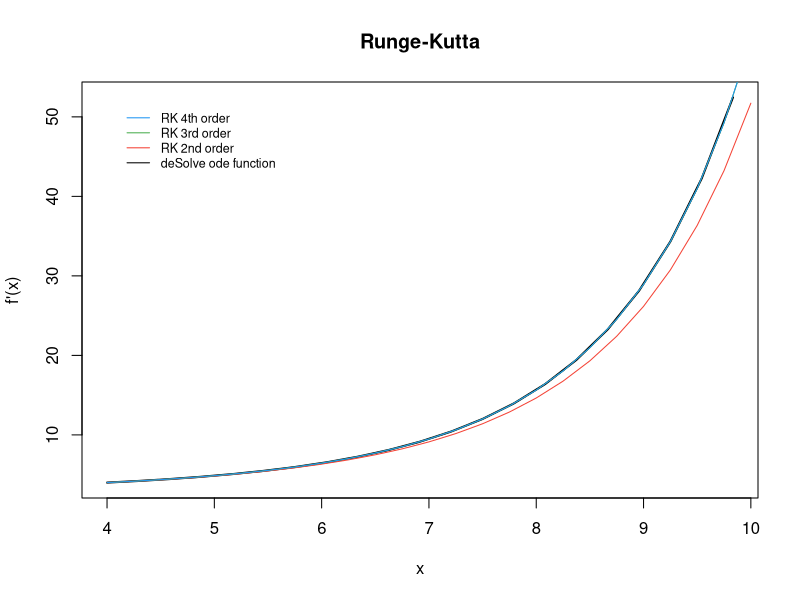
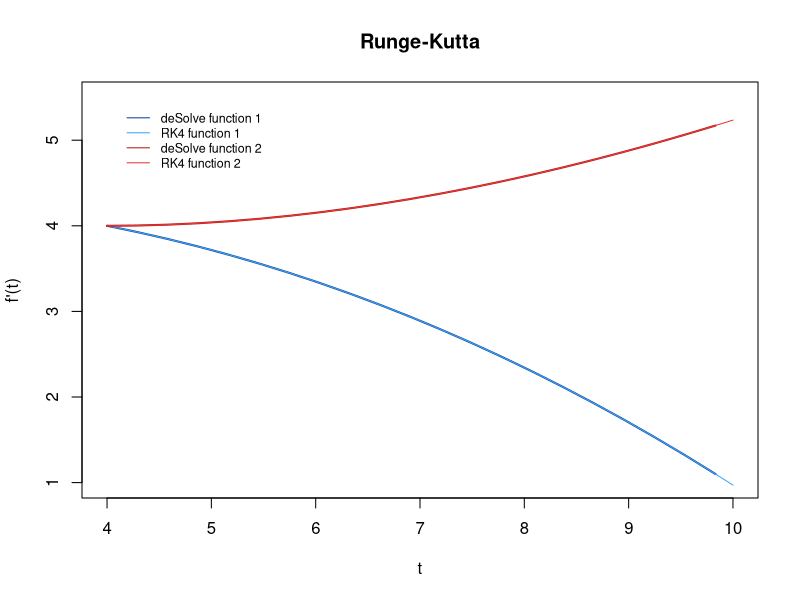
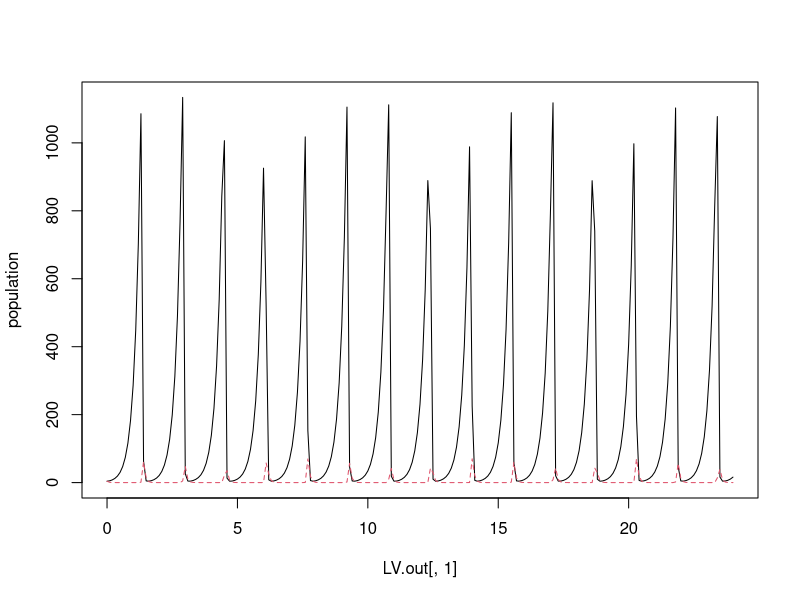
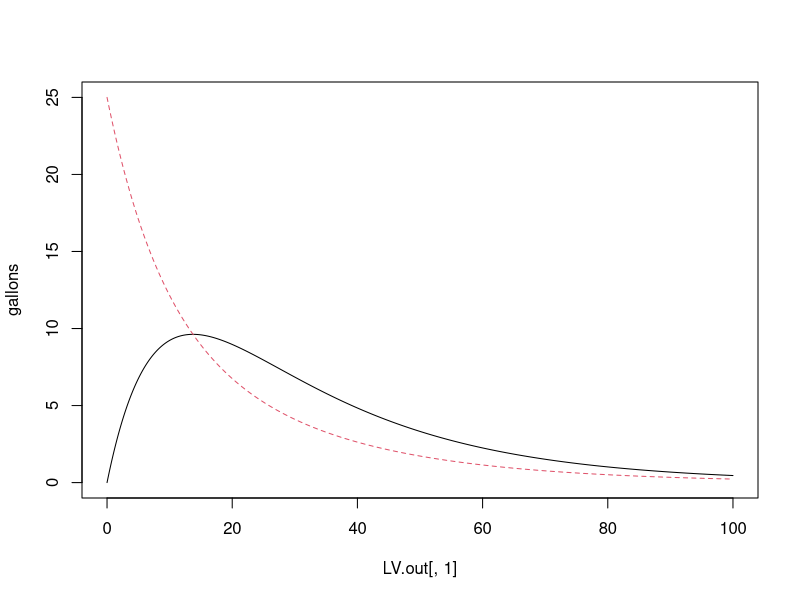

Source code (R) for these figures, in order:
#*******************************************************************************
#* AUTHOR(S) :
#*     Bruno Gonzalez Soria          (A01169284)
#*     Antonio Osamu Katagiri Tanaka (A01212611)
#*
#* FILENAME :
#*     MidtermExam.R
#*
#* DESCRIPTION :
#*     Simulations (Ene 19 Gpo 1)
#*     Midterm Evaluation
#*
#* NOTES :
#*     -
#*
#* START DATE :
#*     20 Mar 2019
#*******************************************************************************
################################################################################
# Second section (40 points)
# Algorithm Coding. All algorithms must be coded by yourself. The only libraries accepted for this part are the ones that already come with the R language. Do not use any package that already have the algorithm coded. Also, the code must be commented with the instructions to use your code and at least one function to demonstrate its functionality. It is recommended to do a flow chart to explain the logic of the algorithm.

#-------------------------------------------------------------------------------
#c) Runge-Kutta. The algorithm will receive an ODE, initial values for x and y, the step size and the upper bound. The output will be the plot of the second, third and fourth order RK approximations. To demonstrate the functionality of your code, use the analytical answer of the ODE to compare all the approximations (30 points)

rm(list = ls(all = TRUE)) # Delete workspace
graphics.off() # Clear plots
cat("\014") # Clear console

# -----

# Runge-Kutta - 2nd order
rungeKutta2 <- function(funct, x0, y0, x1, n) {
  f <- function(xx, yy) {
    return(eval(parse(text = funct), envir = list(x = xx, y = yy)))
  }
  
  vx <- double(n + 1)
  vy <- double(n + 1)
  vx[1] <- x <- x0
  vy[1] <- y <- y0
  h <- (x1 - x0) / n
  for (i in 1:n) {
    # from http://campus.usal.es/~mpg/Personales/PersonalMAGL/Docencia/MetNumTema4Teo(09-10).pdf
    k1 <- h * f(x, y)
    k2 <- h * f(x + 0.5 * h, y + 0.5 * k1)
    vx[i + 1] <- x <- x0 + i * h
    vy[i + 1] <- y <- y + (k1 + k2) / 2
  }
  return(cbind(vx, vy))
}

# -----

# Runge-Kutta - 3rd order
rungeKutta3 <- function(funct, x0, y0, x1, n) {
  f <- function(xx, yy) {
    return(eval(parse(text = funct), envir = list(x = xx, y = yy)))
  }
  
  vx <- double(n + 1)
  vy <- double(n + 1)
  vx[1] <- x <- x0
  vy[1] <- y <- y0
  h <- (x1 - x0) / n
  for (i in 1:n) {
    # from http://campus.usal.es/~mpg/Personales/PersonalMAGL/Docencia/MetNumTema4Teo(09-10).pdf
    k1 <- h * f(x, y)
    k2 <- h * f(x + 0.5 * h, y + 0.5 * k1)
    k3 <- h * f(x + h, y - k1 + 2 * k2)
    vx[i + 1] <- x <- x0 + i * h
    vy[i + 1] <- y <- y + (k1 + 4 * k2 + k3) / 6
  }
  return(cbind(vx, vy))
}

# -----

# Runge-Kutta - 4th order
rungeKutta4 <- function(funct, x0, y0, x1, n) {
  f <- function(xx, yy) {
    return(eval(parse(text = funct), envir = list(x = xx, y = yy)))
  }
  
  vx <- double(n + 1)
  vy <- double(n + 1)
  vx[1] <- x <- x0
  vy[1] <- y <- y0
  h <- (x1 - x0) / n
  for (i in 1:n) {
    # from http://campus.usal.es/~mpg/Personales/PersonalMAGL/Docencia/MetNumTema4Teo(09-10).pdf
    k1 <- h * f(x, y)
    k2 <- h * f(x + 0.5 * h, y + 0.5 * k1)
    k3 <- h * f(x + 0.5 * h, y + 0.5 * k2)
    k4 <- h * f(x + h, y + k3)
    vx[i + 1] <- x <- x0 + i * h
    vy[i + 1] <- y <- y + (k1 + 2 * k2 + 2 * k3 + k4) / 6
  }
  return(cbind(vx, vy))
}

# -----

library (deSolve)
RKPlot <- function(func, x0, y0, x1, n) {
  # Plot of the second, third and fourth order RK approximations
  #
  # Parameters
  # ----------
  # func : string
  # ODE function of two variabless
  # x0, y0 : numeric
  # initial values
  # x1 : numeric
  # upper bound
  # n : numeric
  # number of steps
  #
  # Returns
  # -------
  # void
  
  # Calculate aproxminations
  rk2 = rungeKutta2(func, x0, y0, x1, n)
  rk3 = rungeKutta3(func, x0, y0, x1, n)
  rk4 = rungeKutta4(func, x0, y0, x1, n)
  
  x2 <- rk2[, 1]
  y2 <- rk2[, 2]
  
  x3 <- rk3[, 1]
  y3 <- rk3[, 2]
  
  x4 <- rk4[, 1]
  y4 <- rk4[, 2]
  
  # Compute analytical answer of the ODE to compare all the approximations
  model <- function(x, y, parms) {
    with(as.list(c(y, parms)), {
      dy = eval(parse(text = funct), envir = list(x, y))#2*x^3 + y
      list(dy)
    })
  }
  y <- c(y = init_y)
  parms <- c()
  x <-
    seq(init_x,
        upper_bound,
        length(init_x:upper_bound) / number_of_steps)
  out <- ode(y, times = x, model, parms)
  
  # Plot
  plot(
    out,
    xlab = "x",
    ylab = "f'(x)",
    type = "l",
    main = ' Runge-Kutta ',
    col = "black",
    lwd = 2
  )
  
  lines(x2, y2, col = "#f44336")
  lines(x3, y3, col = "#4caf50")
  lines(x4, y4, col = "#2196f3")
  
  legend(
    'topleft',
    inset = .05,
    legend = c(
      "RK 4th order",
      "RK 3rd order",
      "RK 2nd order",
      "deSolve ode function"
    ),
    col = c('#2196f3', '#4caf50', '#f44336', 'black'),
    lwd = c(1),
    bty = 'n',
    cex = .75
  )
}

# -----

# ODE to be evaluated (enter it as a string):
funct = "4.5*y - 0.9*y"
funct = "-0.16*x + 0.08*x*y"
# Enter Y initial Value:
init_y = 4
# Enter X initial Value:
init_x = 4
# Enter Upper bound
upper_bound = 10
# Enter number of steps (the step size is going to be calculated calculated):
number_of_steps = 24 #length(init_x:upper_bound) * 2

# Calling the function for the solution:
RKPlot(funct, init_x, init_y, upper_bound, number_of_steps)

#-------------------------------------------------------------------------------
#d) Coupled Runge-Kutta. Modify the fourth order RK algorithm to receive two ODEs. The output will be the plot of both ODEs approximations. (10 points)

library (deSolve)
RKPlot2 <-
  function(func_1,
           func_2,
           x0,
           y0,
           x1,
           n,
           plot_ymin,
           plot_ymax) {
    # Plot of the second, third and fourth order RK approximations
    #
    # Parameters
    # ----------
    # func : string
    # ODE function of two variabless
    # x0, y0 : numeric
    # initial values
    # x1 : numeric
    # upper bound
    # n : numeric
    # number of steps
    # plot_ymin, plot_ymax : numeric
    # set the plot y-axis range
    #
    # Returns
    # -------
    # void
    
    # Calculate aproxminations
    rk4_1 = rungeKutta4(func_1, x0, y0, x1, n)
    rk4_2 = rungeKutta4(func_2, x0, y0, x1, n)
    
    x4_1 <- rk4_1[, 1]
    y4_1 <- rk4_1[, 2]
    
    x4_2 <- rk4_2[, 1]
    y4_2 <- rk4_2[, 2]
    
    # Compute analytical answer of the ODE approximations
    
    model_1 <- function(x, y, parms) {
      with(as.list(c(y, parms)), {
        dy = eval(parse(text = func_1), envir = list(x, y))#2*x^3 + y
        list(dy)
      })
    }
    y <- c(y = init_y)
    parms <- c()
    x <-
      seq(init_x,
          upper_bound,
          length(init_x:upper_bound) / number_of_steps)
    out_1 <- ode(y, times = x, model_1, parms)
    
    model_2 <- function(x, y, parms) {
      with(as.list(c(y, parms)), {
        dy = eval(parse(text = func_2), envir = list(x, y))#2*x^3 + y
        list(dy)
      })
    }
    y <- c(y = init_y)
    parms <- c()
    x <-
      seq(init_x,
          upper_bound,
          length(init_x:upper_bound) / number_of_steps)
    out_2 <- ode(y, times = x, model_2, parms)
    
    ### Plot
    
    # deSolve function 1
    plot(
      out_1,
      xlab = "t",
      ylab = "f'(t)",
      type = "l",
      main = ' Runge-Kutta ',
      col = "#0d47a1",
      # blue darken-4
      lwd = 2,
      xlim = c(init_x, upper_bound),
      ylim = c(plot_ymin, plot_ymax)
    )
    
    # RK4 function 1
    lines(x4_1, y4_1, col = "#42a5f5") # blue lighten-1
    
    # deSolve function 2
    lines(out_2, col = "#b71c1c", lwd = 2) # blue lighten-1
    
    # RK4 function 2
    lines(x4_2, y4_2, col = "#e53935") # red darken-1
    
    legend(
      'topleft',
      inset = .05,
      legend = c(
        "deSolve function 1",
        "RK4 function 1",
        "deSolve function 2",
        "RK4 function 2"
      ),
      col = c('#0d47a1', '#42a5f5', '#b71c1c', '#e53935'),
      lwd = c(1),
      bty = 'n',
      cex = .75
    )
  }

# -----

# dx_1/dt = -(2/25)x_1 + (1/50)x_2
# dx_2/dt =  (2/25)x_1 - (2/25)x_2

# ODEs to be evaluated (enter it as a string):
funct_1 = "-(2/25)*x + (1/50)*y"
funct_2 = "(2/25)*x - (2/25)*y"
# Enter Y initial Value:
init_y = 4
# Enter X initial Value:
init_x = 4
# Enter Upper bound
upper_bound = 10
# Enter number of steps (the step size is going to be calculated calculated):
number_of_steps = 24

# Calling the function for the solution:
RKPlot2(funct_1,
        funct_2,
        init_x,
        init_y,
        upper_bound,
        number_of_steps,
        1,
        5.5)

################################################################################
# Third Section (60 points)
# Applied Computing. In this section you will use your fourth-order coupled Runge-Kutta algorithm code to solve different problems. Compare your answers with the "ode" function from the "deSolve" R package. Plot your answer vs the deSolve answer. Justify if the problem is stiff or not, the chosen step size, and the time units that the step size represent (seconds, minutes, hours, days, etc).

#-------------------------------------------------------------------------------
# c) Lotka-Volterra equations / predator-prey equations. The following ODEs describe the interaction between foxes and bunnies.
#
# dx/dt = -16x + 0.08xy
# dy/dt = 4.5y - 0.9xy
#
# At the start of the model there are 4 foxes and 4 bunnies. Choose the best step size to model the first 2 years of the ecosystem (30 points)

#-------------------------------------------------------------------------------
# OUR ANSWER

# # ODEs to be evaluated (enter it as a string):
# funct_1 = "-16*x + 0.08*x*y"
# funct_2 = "4.5*y - 0.9*x*y"
# # Enter Y initial Value:
# init_y = 4
# # Enter X initial Value:
# init_x = 4
# # Enter Upper bound
# upper_bound = 24 # 2 yrs = 24 months
# # Enter number of steps (the step size is going to be calculated calculated):
# number_of_steps = 1700
# 
# # Calling the function for the solution:
# RKPlot2(funct_1,
#         funct_2,
#         init_x,
#         init_y,
#         upper_bound,
#         number_of_steps,
#         -10000,
#         3000)

#-------------------------------------------------------------------------------
# THE deSolve ANSWER

library(deSolve)
library(lattice)

# P -> x ; N -> y

predpreyLV <- function(t, y, p) {
  N <- y[1]
  P <- y[2]
  with(as.list(p), {
    dNdt <- c * N - d * P * N
    dPdt <- -a * P + b * P * N
    return(list(c(dNdt, dPdt)))
  })
}

a <- 16
b <- 0.08
c <- 4.5
d <- 0.9

p <- c(a = a,
       b = b,
       c = c,
       d = d)
y0 <- c(N = 4, P = 4)
times <- seq(0, 24, 0.1)
LV.out <- ode(y = y0, times, predpreyLV, p)

matplot(LV.out[, 1], LV.out[, 2:3], type = "l", ylab = "population")

#-------------------------------------------------------------------------------
# d) Coupled water tanks. Two water tanks are joined as depicted in the Figure 1. The model that describes the water flow from one tank to the other [gallon/minute] is given by the following ODEs:
#
# dx_1/dt = -(2/25)x_1 + (1/50)x_2
# dx_2/dt =  (2/25)x_1 - (2/25)x_2
#
# Choose the best step size to model the first 60 minutes. Assume that the first tank has 25 gallons and the second tank is empty before the h2 door is opened. (30 points)

#-------------------------------------------------------------------------------
# OUR ANSWER

# # ODEs to be evaluated (enter it as a string):
# funct_1 = "-(2/25)*x + (1/50)*y"
# funct_2 = "(2/25)*x - (2/25)*y"
# # Enter Y initial Value:
# init_y = 25
# # Enter X initial Value:
# init_x = 0
# # Enter Upper bound
# upper_bound = 60 # minutes
# # Enter number of steps (the step size is going to be calculated calculated):
# number_of_steps = 10
# 
# # Calling the function for the solution:
# RKPlot2(funct_1,
#         funct_2,
#         init_x,
#         init_y,
#         upper_bound,
#         number_of_steps,
#         -150,
#         65)

#-------------------------------------------------------------------------------
# THE deSolve ANSWER

library(deSolve)
library(lattice)

# P -> x ; N -> y

watertanksLV <- function(t, y, p) {
  N <- y[1]
  P <- y[2]
  with(as.list(p), {
    dNdt <- c * P - d * N
    dPdt <- -a * P + b * N
    return(list(c(dNdt, dPdt)))
  })
}

a <- (2 / 25)
b <- (1 / 50)
c <- (2 / 25)
d <- (2 / 25)

p <- c(a = a,
       b = b,
       c = c,
       d = d)
y0 <- c(N = 0, P = 25)
times <- seq(0, 100, 0.1)
LV.out <- ode(y = y0, times, watertanksLV, p)

matplot(LV.out[, 1], LV.out[, 2:3], type = "l", ylab = "gallons")
